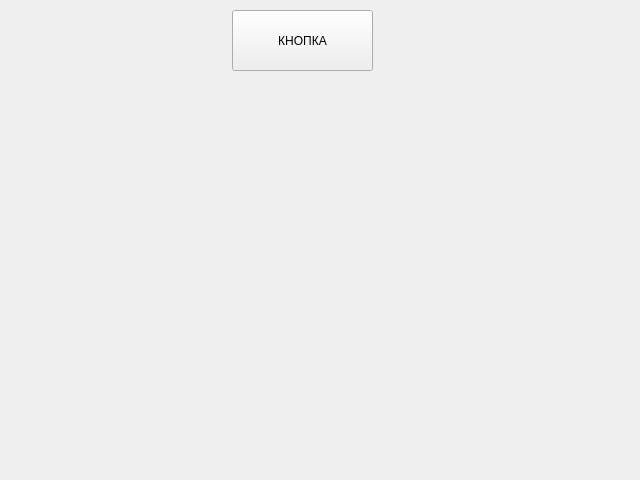
<?xml version="1.0" encoding="UTF-8"?>
<ui version="4.0">
 <class>Circles</class>
 <widget class="QWidget" name="Circles">
  <property name="geometry">
   <rect>
    <x>0</x>
    <y>0</y>
    <width>640</width>
    <height>480</height>
   </rect>
  </property>
  <property name="windowTitle">
   <string>Form</string>
  </property>
  <widget class="QPushButton" name="pushButton">
   <property name="geometry">
    <rect>
     <x>232</x>
     <y>10</y>
     <width>141</width>
     <height>61</height>
    </rect>
   </property>
   <property name="text">
    <string>КНОПКА</string>
   </property>
  </widget>
 </widget>
 <resources/>
 <connections/>
</ui>
